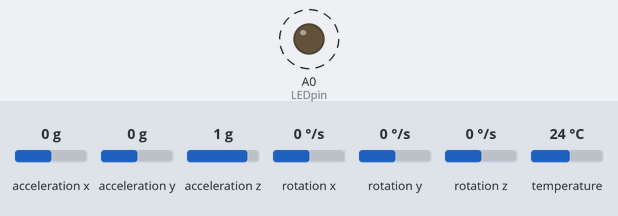
The sketch below on a simulated Arduino Uno, built with avr-gcc and run on an emulated ATmega328P. Parts: output pins drawn as LEDs (lit = HIGH). Dashed ring = blinking. The test bench sets the inputs (shaded band); at power-on: acceleration x 0 g, acceleration y 0 g, acceleration z 1 g, rotation x 0 °/s, rotation y 0 °/s, rotation z 0 °/s, temperature 24 °C. What the sketch prints to the serial monitor is not drawn.

Above: at 0.15 s.
Timing chart, 0 to 3.1 s (numbered marks = the images above):
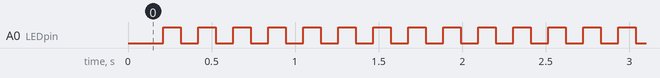

Measured:
- by itself, A0 (LEDpin): alternates HIGH for 0.10 s and LOW for 0.10 s

The sketch:

start.ino
```cpp
// the idea of low pass filter from https://www.youtube.com/watch?v=IKgqDzfKNW0&list=PLGs0VKk2DiYwEo-k0mjIkWXlkrJWAU4L9&index=8
// very simple idea put more effective ---> note p1 + p2 = 1 in p1(thetaOld) + p2(thetaNew) = thetaNew


// Basic demo for accelerometer readings from Adafruit MPU6050
#include<I2Cdev.h>
#include <Adafruit_MPU6050.h>
#include <Adafruit_Sensor.h>
#include <Wire.h>

//#define CHANGE_OFFSET_VALUES //UNcomment this line to change the offset values

int LEDpin = A0;

int Servopin=5;
bool blinkState = true;
int dt = 100;
float theta = 0;
float phi= 0;

float thetaAn =0;
float phiAn =0;
// after the filter
float thetaOld= 0;
float thetaNew;
float phiOld = 0;
float phiNew;
float thetaG = 0;
float phiG = 0;
float thetafinal = 0;
float phifinal = 0;
unsigned long millisOld;
float TimeDiff;

Adafruit_MPU6050 mpu;

void setup(void) {
  Serial.begin(115200);
  while (!Serial) {
    delay(10); // puse untill serial come up
  }

  // Try to initialize! --> check if the sensor is conected probably
  Serial.print("Initializing I2C devices...");
  if (!mpu.begin()) {
    Serial.println("Failed to find MPU6050 chip");
    while (1) {
      delay(10);
    }
  }

  #ifdef CHANGE_OFFSET_VALUES
  #endif
  millisOld = millis();
  mpu.setAccelerometerRange(MPU6050_RANGE_16_G);
  mpu.setGyroRange(MPU6050_RANGE_250_DEG);
  mpu.setFilterBandwidth(MPU6050_BAND_21_HZ);

  pinMode(LEDpin, OUTPUT);

  delay(dt);
}
//////////////////////////////////////  loop /////////////////////////
void loop() {

  /* Get new sensor events with the readings */
  sensors_event_t a, g, temp;
  mpu.getEvent(&a, &g, &temp);
  thetaAn = a.acceleration.x/9.81;
  phiAn = a.acceleration.y/9.81;
  if(thetaAn > 1){
     thetaAn = 1;
    }
  else if(thetaAn < -1){
    thetaAn =-1;
   }

   if(phiAn > 1){
     phiAn = 1;
    }
  else if(phiAn < -1){
    phiAn =-1;
   }
  theta = asin(thetaAn)*(180./3.14159265359); //pitch angle
  phi = asin(phiAn)*(180./3.14159265359); // yaw angle

//add filter
  thetaNew = .92*thetaOld + .08* theta;
  phiNew = .92*phiOld + .08* phi;
  /* Print out the values */
///gyro angles
  TimeDiff = (millis() - millisOld )/1000.; //millis comes with milli second delay
  millisOld = millis();
  thetaG -= (g.gyro.y)*(180./PI)*TimeDiff;
  phiG += (g.gyro.x)*(180./PI)*TimeDiff;

  thetafinal = (thetafinal-(g.gyro.y)*(180./PI)*TimeDiff)*.95 +theta*.05;
  phifinal = (phifinal + (g.gyro.x)*(180./PI)*TimeDiff)*.95 +phi*.05;

  Serial.print(a.acceleration.x);
  Serial.print(" ");
  Serial.print(a.acceleration.y);
  Serial.print(" ");
  Serial.println(a.acceleration.z);

//  Serial.print(" ");
//  Serial.print(theta);
//  Serial.print(" ");
//  Serial.print(phi);
//  Serial.print(" ");
//  Serial.print(thetaG);
//  Serial.print(" ");
//  Serial.print(phiG);
//  Serial.print(" ");
//
//
  Serial.print(thetafinal);
//  Serial.print(" ");
  Serial.println(phifinal);

//  Serial.print(",");
//  Serial.print(" ");
//  Serial.print(g.gyro.z);
//  Serial.println(" ");

  thetaOld = thetaNew;
  phiOld = phiNew;

  blinkState = !blinkState;
  digitalWrite(LEDpin, blinkState);
  delay(dt);

}
```
